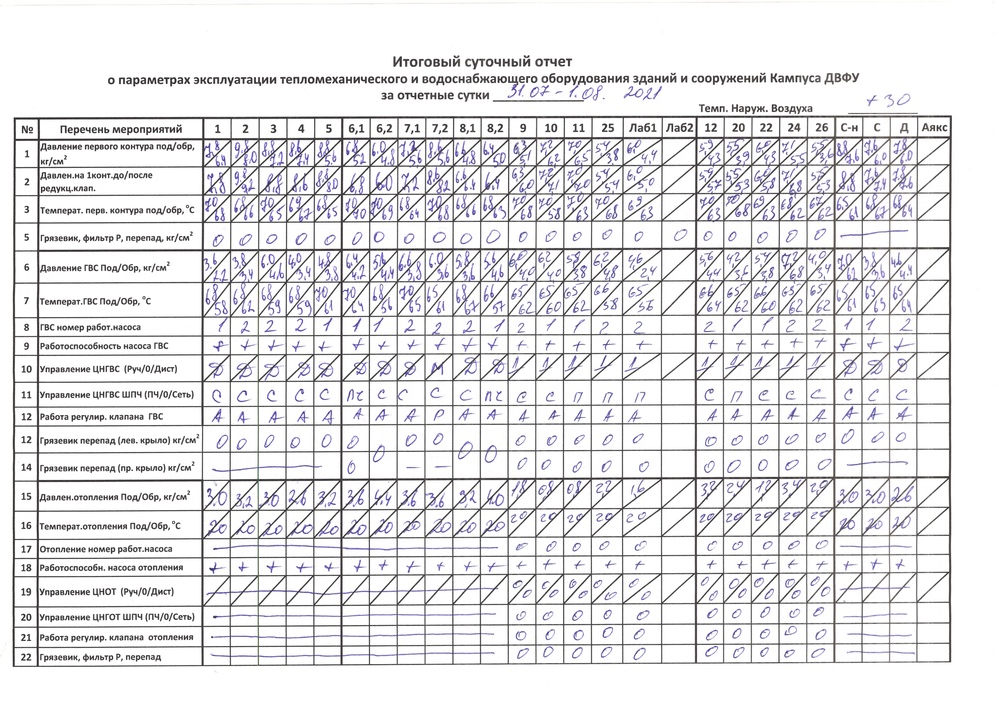
#> input picture Example_Tables/20211202003608_00001.jpg, 999 x 706 px, shrunk from 4671 x 3303 before the run
$ python -i Cell_splitting.py   (imports and definitions only)
#> lines starting #> are read from the running program, lines starting #| are printed output that depends on the picture; after the words box and inside, x2 and y2 are one past the last pixel; in counts of white or black regions, pixels touching at a corner belong together
#> in image_to_cells, img is the input picture: shape (706, 999, 3); mean B, G, R 230.1, 227.9, 228.6
import numpy as np
import math
import cv2


def rotate_image(image, rotate_angle):
    image_center = tuple(np.array(image.shape[1::-1]) / 2)
    rot_mat = cv2.getRotationMatrix2D(image_center, rotate_angle, 1.0)
    result = cv2.warpAffine(image, rot_mat, image.shape[1::-1], flags=cv2.INTER_LINEAR)
    return result


def image_processing_and_contours(image):
    clahe = cv2.createCLAHE(clipLimit=50, tileGridSize=(20, 20))
    lab = cv2.cvtColor(image, cv2.COLOR_BGR2LAB)
#> lab: shape (706, 999, 3); mean of channels 0, 1, 2 230, 128.7, 127
    l, a, b = cv2.split(lab)
    l2 = clahe.apply(l)
    lab = cv2.merge((l2, a, b))
#> lab: shape (706, 999, 3); mean of channels 0, 1, 2 186.9, 128.7, 127
    img2 = cv2.cvtColor(lab, cv2.COLOR_LAB2BGR)

    gray = cv2.cvtColor(img2, cv2.COLOR_BGR2GRAY)
    ret, thresh = cv2.threshold(gray, 125, 255, cv2.THRESH_BINARY_INV)
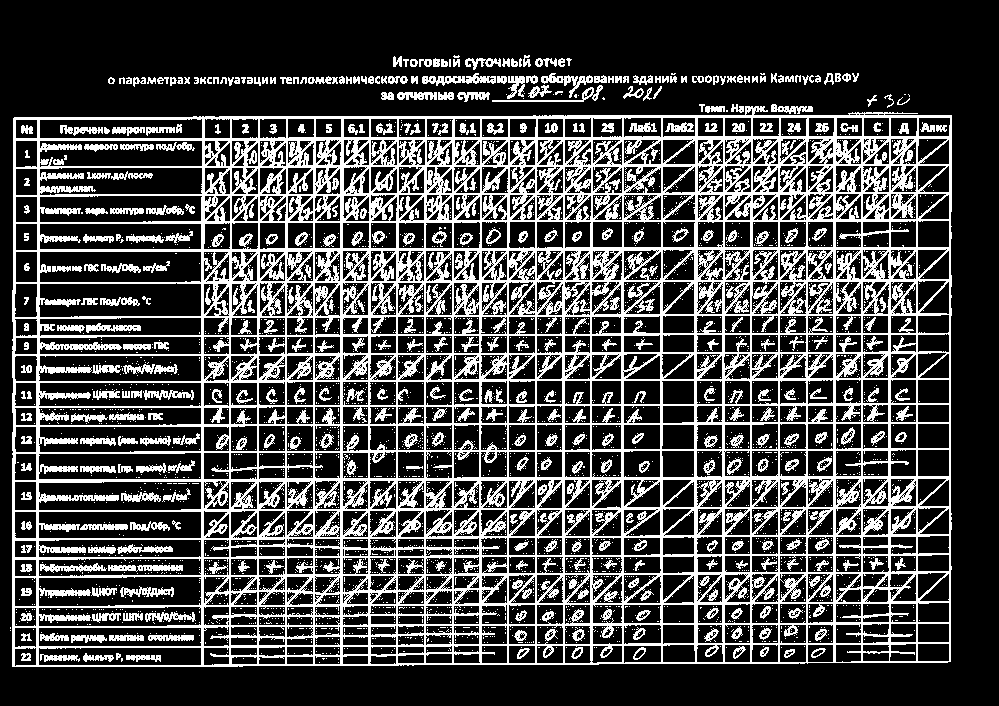
#> thresh: shape (706, 999); 27.8% white; 4115 white regions (3697 under 20 px), largest, box (x1, y1, x2, y2) and area: (12, 106, 952, 667) 156857, (422, 73, 496, 86) 455, (108, 565, 183, 572) 387

    kernel = np.ones((2, 2), np.uint8)
    obr_img = cv2.erode(thresh, kernel, iterations=2)
#> obr_img: shape (706, 999); 4.3% white in thin lines or dots, all inside (x1, y1, x2, y2) = (14, 59, 952, 667)

    obr_img = cv2.GaussianBlur(obr_img, (3, 3), 0)

    contours, hierarchy = cv2.findContours(obr_img, cv2.RETR_TREE, cv2.CHAIN_APPROX_TC89_L1)
#> contours = 1996 contours, 1347 with area under 20; largest, box (x1, y1, x2, y2) and area: (13, 116, 953, 668) 269084, (343, 250, 696, 480) 77502, (343, 139, 697, 250) 37320, (39, 252, 203, 481) 36589, (697, 250, 835, 479) 30124

    return contours


def image_to_cells(image_name):
    img = cv2.imread(image_name)

    all_contours = image_processing_and_contours(img)
#> all_contours has the same summary as contours in image_processing_and_contours

    max_area = 0
    max_angle = 0
    # перебираем все найденные контуры в цикле для нахождения самого большого прямоугольника
    for cnt in all_contours:
        rect = cv2.minAreaRect(cnt)  # пытаемся вписать прямоугольник
        box = cv2.boxPoints(rect)  # поиск четырех вершин прямоугольника
        box = np.int0(box)  # округление координат
        area = int(rect[1][0] * rect[1][1])  # вычисление площади
        center = (int(rect[0][0]), int(rect[0][1]))

        # вычисление координат двух векторов, являющихся сторонам прямоугольника
        edge1 = np.int0((box[1][0] - box[0][0], box[1][1] - box[0][1]))
        edge2 = np.int0((box[2][0] - box[1][0], box[2][1] - box[1][1]))

        # выясняем какой вектор больше
        usedEdge = edge1
        if cv2.norm(edge2) > cv2.norm(edge1):
            usedEdge = edge2
        reference = (1, 0)  # горизонтальный вектор, задающий горизонт

        # вычисляем угол между самой длинной стороной прямоугольника и горизонтом
        angle = 180.0 / math.pi * math.acos(
            (reference[0] * usedEdge[0] + reference[1] * usedEdge[1]) / (cv2.norm(reference) * cv2.norm(usedEdge)))

        if area > max_area and (0 <= angle <= 5 or 85 <= angle <= 90):
            max_area = area
            if angle >= 80:
                max_angle = abs(angle - 90)
            else:
                max_angle = angle
#> this loop made 1996 passes
#> (cnt, rect, box, area, edge1, angle, max_area) on passes 50, 55: ([[723, 644], [723, 654], [725, 654], [725, 644]], ((724, 649), (10, 2), -90), [[725, 654], [723, 654], [723, 644], [725, 644]], 20, [-2, 0], 90, 20), ([[751, 638], [751, 650], [753, 650], [753, 638]], ((752, 644), (12, 2), -90), [[753, 650], [751, 650], [751, 638], [753, 638]], 24, [-2, 0], 90, 24)

    img2 = rotate_image(img, -max_angle).copy()
    all_contours = image_processing_and_contours(img2)
#> in image_processing_and_contours (call 2), `obr_img = cv2.GaussianBlur(obr_img, (3, 3), 0)`:
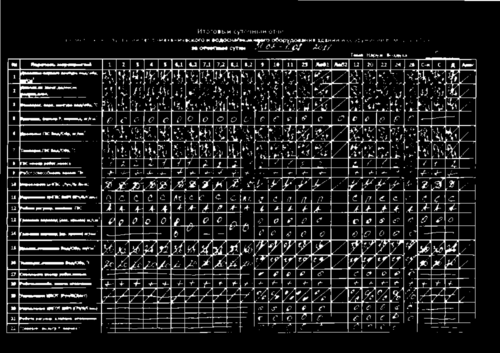
#> obr_img: shape (706, 999) (shown at 1/2 size); min 0, max 255, mean 31.8

    max_area = 0
    max_box = []
    max_angle = 0
    max_rect = 0
    # перебираем все найденные контуры в цикле для нахождения самого большого прямоугольника
    for cnt in all_contours:
        rect = cv2.minAreaRect(cnt)  # пытаемся вписать прямоугольник
        box = cv2.boxPoints(rect)  # поиск четырех вершин прямоугольника
        box = np.int0(box)  # округление координат
        area = int(rect[1][0] * rect[1][1])  # вычисление площади
        center = (int(rect[0][0]), int(rect[0][1]))
        # вычисление координат двух векторов, являющихся сторонам прямоугольника
        edge1 = np.int0((box[1][0] - box[0][0], box[1][1] - box[0][1]))
        edge2 = np.int0((box[2][0] - box[1][0], box[2][1] - box[1][1]))

        # выясняем какой вектор больше
        usedEdge = edge1
        if cv2.norm(edge2) > cv2.norm(edge1):
            usedEdge = edge2
        reference = (1, 0)  # горизонтальный вектор, задающий горизонт

        # вычисляем угол между самой длинной стороной прямоугольника и горизонтом
        angle = 180.0 / math.pi * math.acos(
            (reference[0] * usedEdge[0] + reference[1] * usedEdge[1]) / (cv2.norm(reference) * cv2.norm(usedEdge)))

        if area > max_area and (0 <= angle <= 5 or 85 <= angle <= 90):
            max_area = area
            max_box = box
            max_rect = rect
            if angle >= 80:
                max_angle = abs(angle - 90)
            else:
                max_angle = angle
#> this loop made 1790 passes
#> cnt on passes 1 to 3: [[573, 664], [573, 666], [576, 666], [576, 664]], [[555, 664], [555, 666], [571, 666], [571, 664]], [[917, 663], [917, 665], [925, 665], [925, 663]]

    img3 = img2[min(max_box[:, 1]):max(max_box[:, 1]), min(max_box[:, 0]):max(max_box[:, 0])].copy()
    tmp_img3 = img3.copy()
    all_contours = image_processing_and_contours(img3)
#> in image_processing_and_contours (call 3), `l2 = clahe.apply(l)`:
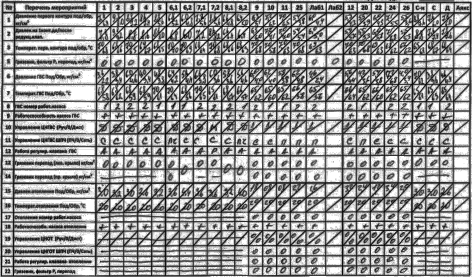
#> l2: shape (553, 944) (shown at 1/2 size); min 0, max 255, mean 152.2
#> in image_processing_and_contours (call 3), `ret, thresh = cv2.threshold(gray, 125, 255, cv2.THRESH_BINARY_INV)`:
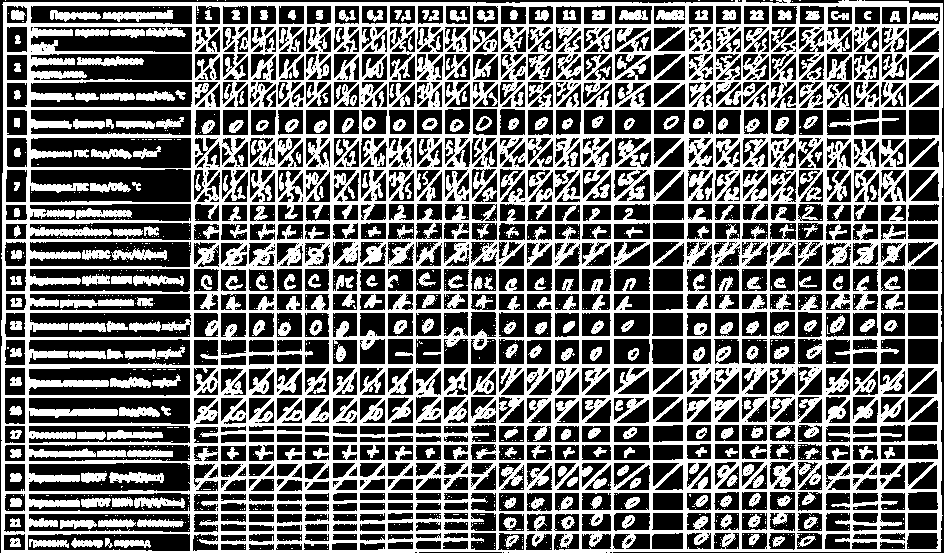
#> thresh: shape (553, 944); 43.8% white; 1167 white regions (916 under 20 px), largest, box (x1, y1, x2, y2) and area: (1, 0, 943, 553) 198024, (102, 10, 173, 22) 497, (97, 449, 173, 457) 481
#> in image_processing_and_contours (call 3), `obr_img = cv2.GaussianBlur(obr_img, (3, 3), 0)`:
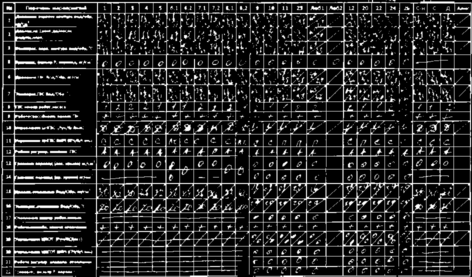
#> obr_img: shape (553, 944) (shown at 1/2 size); min 0, max 255, mean 40.7

    all_boxes = []
    # перебираем все найденные контуры в цикле
    for cnt in all_contours:
        rect = cv2.minAreaRect(cnt)  # пытаемся вписать прямоугольник
        box = cv2.boxPoints(rect)  # поиск четырех вершин прямоугольника
        box = np.int0(box)# округление координат
        area = int(rect[1][0] * rect[1][1])  # вычисление площади
        center = (int(rect[0][0]), int(rect[0][1]))

        # вычисление координат двух векторов, являющихся сторонам прямоугольника
        edge1 = np.int0((box[1][0] - box[0][0], box[1][1] - box[0][1]))
        edge2 = np.int0((box[2][0] - box[1][0], box[2][1] - box[1][1]))

        # выясняем какой вектор больше
        usedEdge = edge1
        if cv2.norm(edge2) > cv2.norm(edge1):
            usedEdge = edge2
        reference = (1, 0)  # горизонтальный вектор, задающий горизонт

        # вычисляем угол между самой длинной стороной прямоугольника и горизонтом
        angle = 180.0 / math.pi * math.acos(
            (reference[0] * usedEdge[0] + reference[1] * usedEdge[1]) / (cv2.norm(reference) * cv2.norm(usedEdge)))

        if (abs(angle - max_angle) < 2 or abs(abs(angle - 90) - max_angle) < 2) and\
                (int(rect[1][1]) >= int(max_rect[1][1] / 80) and int(rect[1][0]) >= int(max_rect[1][0] / 80)):
            cv2.drawContours(img3, [box], 0, (255, 0, 0), 2)
            if area < 0.98 * max_area:
                tmp_box = box
                tmp_box[0] = [min(box[:, 0]), min(box[:, 1])]
                tmp_box[1] = [min(box[:, 0]), max(box[:, 1])]
                tmp_box[2] = [max(box[:, 0]), min(box[:, 1])]
                tmp_box[3] = [max(box[:, 0]), max(box[:, 1])]
                all_boxes.append(tmp_box)
#> this loop made 1653 passes
#> cnt on passes 1, 2, 4: [[505, 552], [508, 551]], [[149, 552], [152, 551]], [[514, 541], [514, 543], [516, 543], [516, 541]]
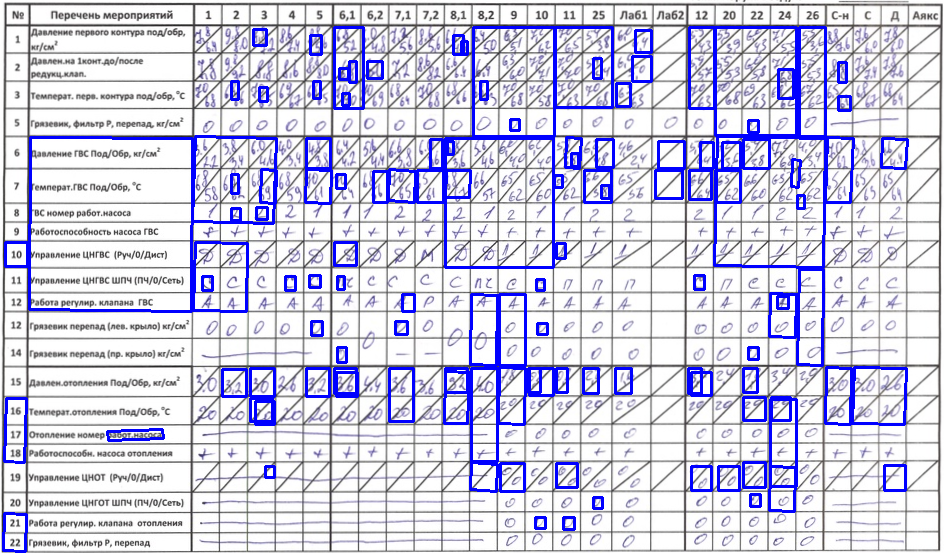
#> img3: shape (553, 944, 3); mean B, G, R 226.8, 205.5, 206.2

    min_x = 10000
    max_x = 0
    for box in all_boxes:
        if box[0][0] < min_x:
            min_x = box[0][0]
        if box[2][0] > max_x:
            max_x = box[2][0]
#> this loop made 123 passes
#> box on passes 1 to 8: [[563, 517], [563, 529], [574, 517], [574, 529]], [[535, 517], [535, 528], [545, 517], [545, 528]], [[3, 513], [3, 550], [26, 513], [26, 550]], [[593, 497], [593, 508], [602, 497], [602, 508]], [[750, 494], [750, 506], [760, 494], [760, 506]], [[769, 466], [769, 510], [795, 466], [795, 510]], [[718, 466], [718, 490], [739, 466], [739, 490]], [[691, 466], [691, 490], [711, 466], [711, 490]]
    small_diffx = (max_x - min_x) / 200
    left_boxes = []
    left_y = []
    last_y = 0
    for box in all_boxes:
        if min_x <= box[0][0] <= min_x + small_diffx:
            left_boxes.append(box)
            left_y.append(box[0][1])
            if last_y < box[1][1]:
                last_y = box[1][1]
    left_y.append(last_y)
    left_y.sort()
    amount_of_rows = len(left_boxes)

    '''
    for box in left_boxes:
        cv2.imshow("left box", tmp_img3[min(box[:, 1]):max(box[:, 1]), min(box[:, 0]):max(box[:, 0])])
        cv2.waitKey()
    '''

    min_y = 10000
    max_y = 0
    for box in all_boxes:
        if box[0][1] < min_y:
            min_y = box[0][1]
        if box[3][1] > max_y:
            max_y = box[3][1]
    small_diffy = (max_y - min_y) / 200
    upper_boxes = []
    upper_x = []
    last_x = 0
    for box in all_boxes:
        if min_y <= box[0][1] <= min_y + small_diffy:
            upper_boxes.append(box)
            upper_x.append(box[0][0])
            if last_x < box[2][0]:
                last_x = box[2][0]
    upper_x.append(last_x)
    upper_x.sort()
    amount_of_columns = len(upper_boxes)

    cells = []
    for i in range(amount_of_rows):
        cells.append([])
        for j in range(amount_of_columns):
            cells[i].append(tmp_img3[left_y[i]:left_y[i + 1], upper_x[j]:upper_x[j + 1]])

    for i in range(amount_of_rows):
        for j in range(amount_of_columns):
            height, width = cells[i][j].shape[:2]
            cells[i][j] = cells[i][j][int(height * 0.02):int(height * 0.98), int(width * 0.02):int(width * 0.98)]

    '''
    for i in range(len(cells)):
        for j in range(len(cells[i])):
            cv2.imshow('cells', cells[i][j])
            cv2.waitKey()
    '''
    return cells

>>> result = image_to_cells('Example_Tables/20211202003608_00001.jpg')

$ run again, on Example_Tables/20211202003608_00009.jpg
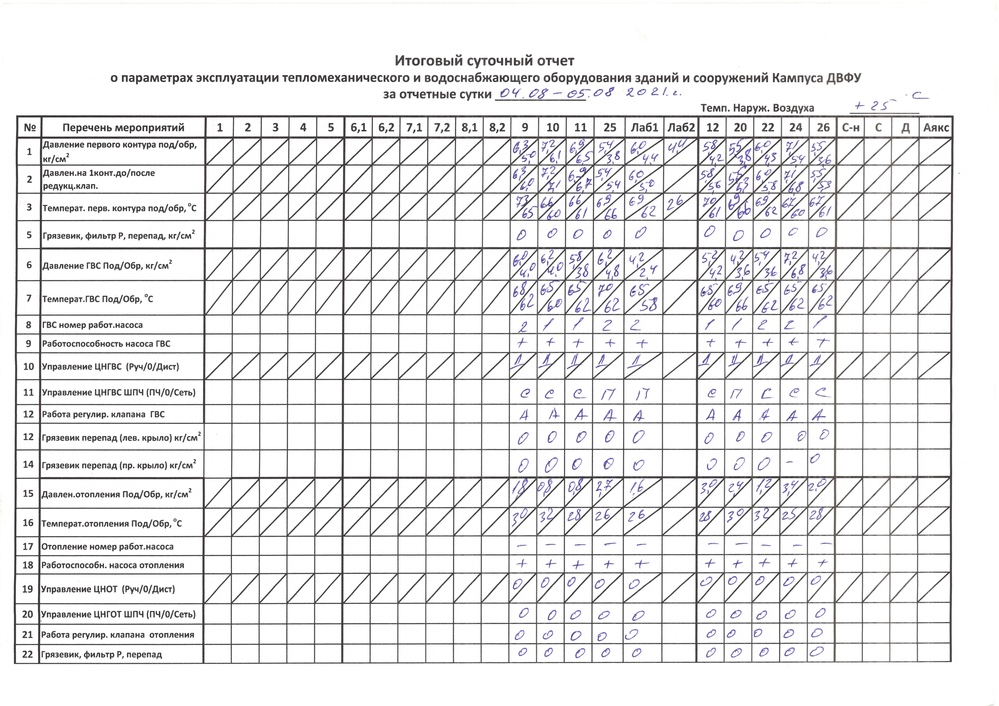
#> input picture Example_Tables/20211202003608_00009.jpg, 999 x 706 px, shrunk from 4671 x 3303 before the run
#> in image_to_cells, img is the input picture: shape (706, 999, 3); mean B, G, R 232.7, 231.9, 232.3
#> in image_processing_and_contours, `ret, thresh = cv2.threshold(gray, 125, 255, cv2.THRESH_BINARY_INV)`:
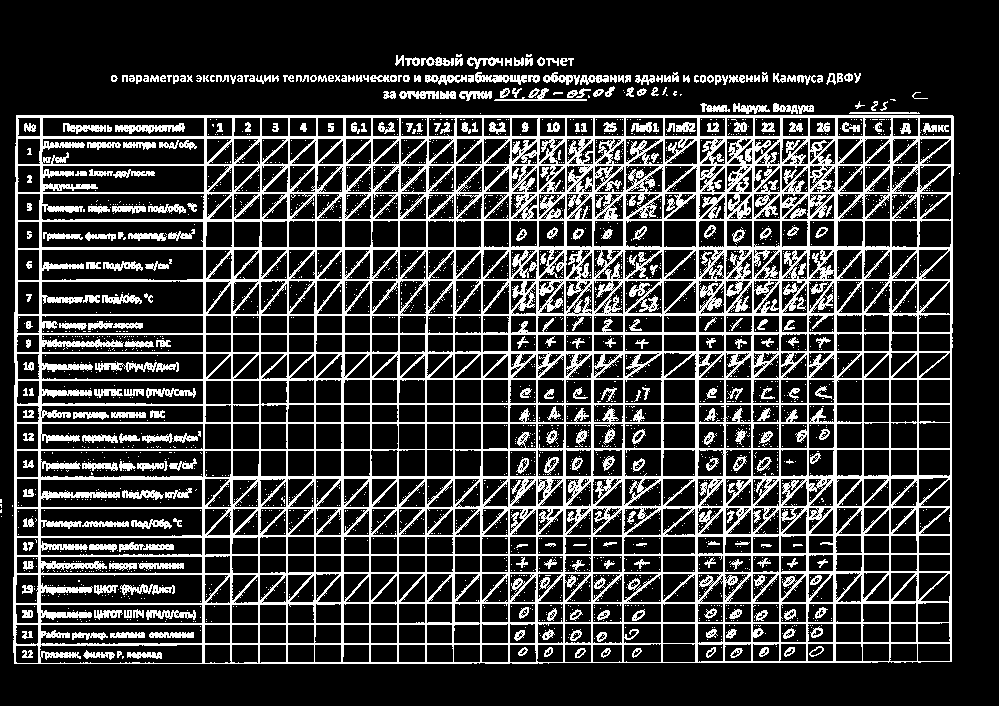
#> thresh: shape (706, 999); 22.4% white in thin lines or dots, all inside (x1, y1, x2, y2) = (0, 54, 960, 664)
#> contours = 1289 contours, 855 with area under 20; largest, box (x1, y1, x2, y2) and area: (17, 116, 955, 664) 134748, (345, 139, 699, 249) 37388, (698, 250, 836, 478) 30132, (206, 139, 345, 249) 14512, (699, 139, 837, 249) 14327
#> all_contours has the same summary as contours in image_processing_and_contours
#> the loop in image_to_cells, `for cnt in all_contours:` made 1289 passes
#> (rect, box, area, center, edge1, angle, max_area) on passes 18, 35: (((763, 651.5), (5, 4), -90), [[765, 654], [761, 654], [761, 649], [765, 649]], 20, (763, 651), [-4, 0], 90, 20), (((15.5, 647), (12, 3), -90), [[17, 653], [14, 653], [14, 641], [17, 641]], 36, (15, 647), [-3, 0], 90, 36)
#> thresh: shape (706, 999); 29.5% white; 1183 white regions (926 under 20 px), largest, box (x1, y1, x2, y2) and area: (8, 105, 957, 668) 169852, (526, 0, 999, 6) 1591, (0, 700, 466, 706) 1543
#> the loop in image_to_cells, `for cnt in all_contours:` made 1198 passes
#> cnt on passes 2 to 4: [[884, 666], [884, 668], [888, 668], [888, 666]], [[878, 666], [878, 668], [882, 668], [882, 666]], [[868, 666], [868, 668], [876, 668], [876, 666]]
#> l: shape (166, 164)
#> a: shape (166, 164)
#> b: shape (166, 164); values 127 (black) and 128 (white), 99.8% white; black in thin lines or dots, all inside (x1, y1, x2, y2) = (0, 0, 164, 137)
#> l2: shape (166, 164)
#> img2: shape (166, 164, 3)
#> gray: shape (166, 164)
#> thresh: shape (166, 164); 34.4% white; 55 white regions (32 under 20 px), largest, box (x1, y1, x2, y2) and area: (0, 0, 164, 166) 5257, (105, 131, 156, 142) 365, (2, 81, 68, 90) 332
#> the loop in image_to_cells, `for cnt in all_contours:` made 78 passes
#> cnt on passes 1, 2, 8, 9, 11, 16, 17, 18: [[1, 164]], [[47, 156], [47, 159], [49, 159], [49, 156]], [[26, 155], [26, 159], [29, 159], [29, 155]], [[22, 154], [22, 156], [24, 156], [24, 154]], [[66, 145], [66, 147], [110, 147], [110, 145]], [[149, 126], [149, 128], [163, 128], [163, 126]], [[58, 125], [58, 127], [133, 127], [133, 125]], [[15, 124], [15, 126], [47, 126], [47, 124]]
#> after the loop in image_to_cells, `for cnt in all_contours:`:
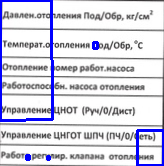
#> img3: shape (166, 164, 3); mean B, G, R 225.1, 213.1, 213.3
#> the loop in image_to_cells, `for box in all_boxes:` made 5 passes
#> box on passes 1 to 5: [[47, 156], [47, 159], [49, 156], [49, 159]], [[26, 155], [26, 159], [29, 155], [29, 159]], [[137, 130], [137, 165], [163, 130], [163, 165]], [[93, 42], [93, 48], [97, 42], [97, 48]], [[0, 0], [0, 119], [52, 0], [52, 119]]
